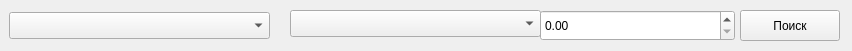
<?xml version="1.0" encoding="UTF-8"?>
<ui version="4.0">
 <class>Form</class>
 <widget class="QWidget" name="Form">
  <property name="geometry">
   <rect>
    <x>0</x>
    <y>0</y>
    <width>852</width>
    <height>51</height>
   </rect>
  </property>
  <property name="minimumSize">
   <size>
    <width>0</width>
    <height>51</height>
   </size>
  </property>
  <property name="maximumSize">
   <size>
    <width>16777215</width>
    <height>54</height>
   </size>
  </property>
  <property name="windowTitle">
   <string>Form</string>
  </property>
  <widget class="QComboBox" name="comb1">
   <property name="geometry">
    <rect>
     <x>9</x>
     <y>12</y>
     <width>261</width>
     <height>27</height>
    </rect>
   </property>
  </widget>
  <widget class="QComboBox" name="comb2">
   <property name="geometry">
    <rect>
     <x>290</x>
     <y>10</y>
     <width>251</width>
     <height>27</height>
    </rect>
   </property>
  </widget>
  <widget class="QDoubleSpinBox" name="vol">
   <property name="geometry">
    <rect>
     <x>540</x>
     <y>10</y>
     <width>195</width>
     <height>31</height>
    </rect>
   </property>
   <property name="maximum">
    <double>100000000000000004764729344.000000000000000</double>
   </property>
  </widget>
  <widget class="QPushButton" name="btn">
   <property name="geometry">
    <rect>
     <x>740</x>
     <y>10</y>
     <width>100</width>
     <height>31</height>
    </rect>
   </property>
   <property name="text">
    <string>Поиск</string>
   </property>
  </widget>
 </widget>
 <resources/>
 <connections/>
</ui>
